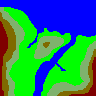

Rendered tile map (Tiled .tmx) drawn with the repository's tilesets; below, a short description and the map source with its tile grids summarised:
An orthogonal 96x96 tile map with 1x1 px tiles, 1 tile layer (Calque de Tuiles 1).

<map version="1.10" tiledversion="1.11.2" orientation="orthogonal" renderorder="right-down" width="96" height="96" tilewidth="1" tileheight="1" infinite="0" nextlayerid="2" nextobjectid="1">
 <tileset firstgid="1" source="SimCity.tsx" />
 <layer id="1" name="Calque de Tuiles 1" width="96" height="96">
  <data>[9216 cells, 9216 non-empty, 5 distinct tile ids]</data>
 </layer>
</map>
